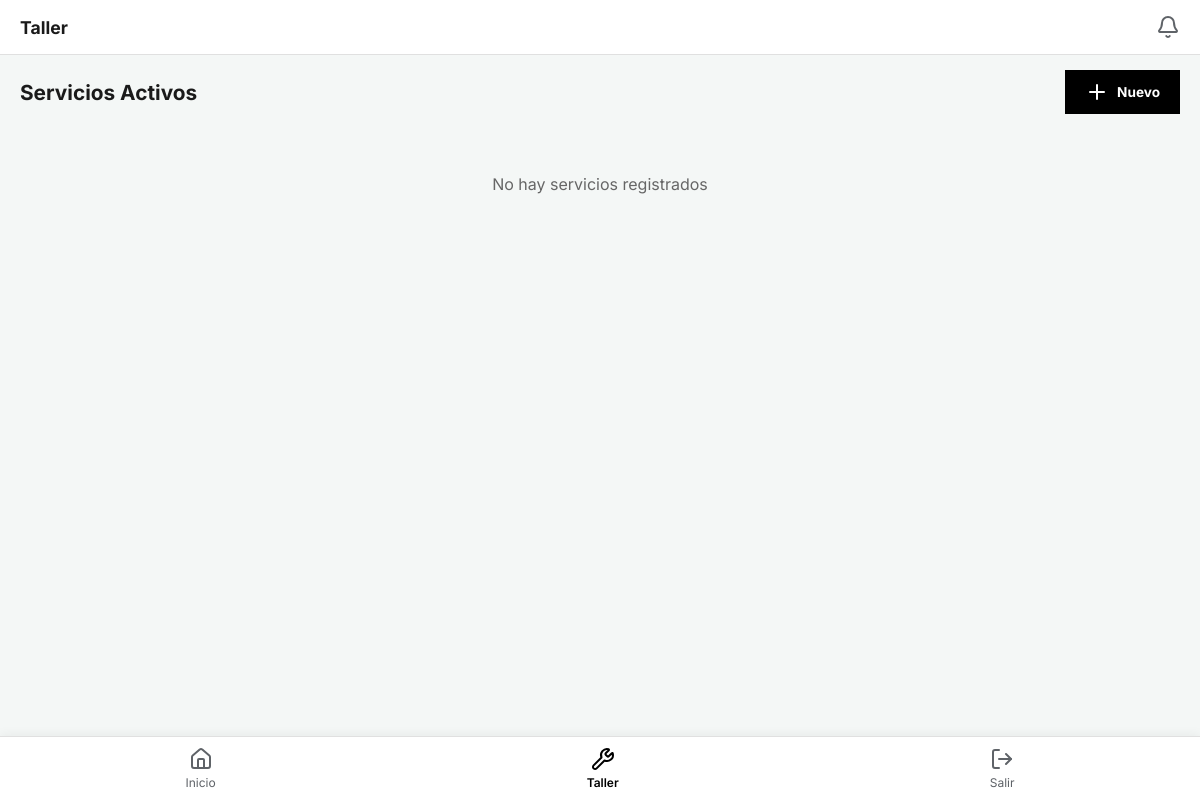
The page /staff/maintenance/ (signed in) on the database as committed earlier.
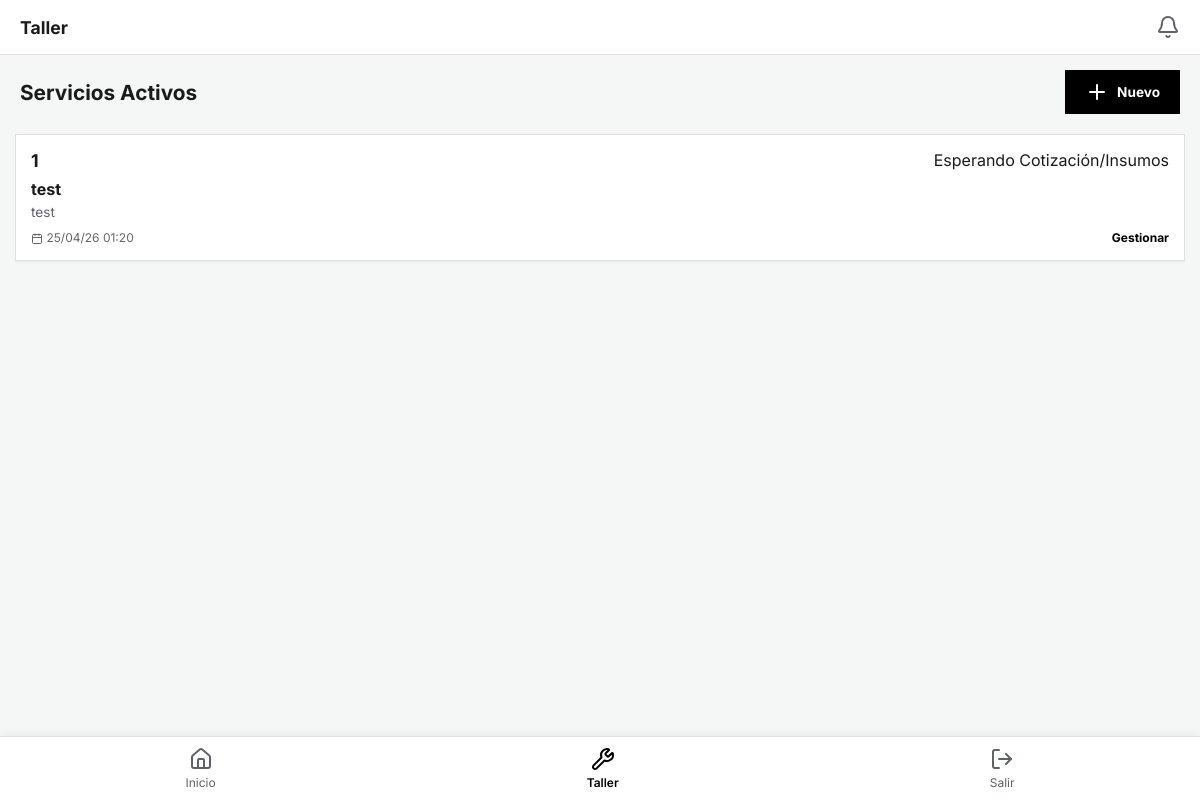
The same page on the database as committed later.
### home/models.py (models this page shows, shortened)
class MaintenanceService(models.Model):
    STATUS_CHOICES = [
        ('pendiente', 'Pendiente'),
        ('en_progreso', 'En Progreso'),
        ('esperando_insumos', 'Esperando Cotización/Insumos'),
        ('terminado', 'Terminado'),
    ]
    SERVICE_TYPES = [
        ('preventivo', 'Preventivo'),
        ('correctivo', 'Correctivo'),
    ]
    title = models.CharField(max_length=150, verbose_name="Título del Servicio")
    description = models.TextField(verbose_name="Descripción del Problema/Servicio")
    service_type = models.CharField(max_length=20, choices=SERVICE_TYPES, default='correctivo')
    status = models.CharField(max_length=30, choices=STATUS_CHOICES, default='pendiente')
    asset = models.ForeignKey('Asset', on_delete=models.CASCADE, related_name='services', verbose_name="Activo")
    reported_by = models.ForeignKey(settings.AUTH_USER_MODEL, on_delete=models.SET_NULL, null=True, related_name='reported_services')
    start_date = models.DateTimeField(null=True, blank=True, verbose_name="Fecha de Inicio")
    end_date = models.DateTimeField(null=True, blank=True, verbose_name="Fecha de Término")
    created_at = models.DateTimeField(auto_now_add=True)
    updated_at = models.DateTimeField(auto_now=True)
    class Meta:
        db_table = 'home_maintenance_service'
        ordering = ['-created_at']

class Asset(models.Model):
    ASSET_TYPE_CHOICES = [
        ('tracto', 'Tracto'),
        ('caja', 'Caja'),
    ]
    asset_type = models.CharField(
        max_length=10,
        choices=ASSET_TYPE_CHOICES,
        verbose_name="Tipo de Activo"
    )
    number = models.CharField(max_length=50, unique=True, verbose_name="Número Económico")
    observations = models.TextField(blank=True, null=True, verbose_name="Observaciones")
    created_at = models.DateTimeField(auto_now_add=True)
    updated_at = models.DateTimeField(auto_now=True)
    brand = models.CharField(max_length=100, blank=True, null=True, verbose_name="Marca")
    model_name = models.CharField(max_length=100, blank=True, null=True, verbose_name="Modelo")
    transmission = models.CharField(max_length=100, blank=True, null=True, verbose_name="Transmisión")
    operator = models.CharField(max_length=150, blank=True, null=True, verbose_name="Operador")
    operator_number = models.CharField(max_length=50, blank=True, null=True, verbose_name="Número de Operador")
    engine = models.CharField(max_length=100, blank=True, null=True, verbose_name="Motor")
    plates = models.CharField(max_length=20, blank=True, null=True, verbose_name="Placas")
    dimensions = models.CharField(max_length=100, blank=True, null=True, verbose_name="Dimensiones")
    state = models.CharField(max_length=100, blank=True, null=True, verbose_name="Estado")
    condition = models.CharField(max_length=100, blank=True, null=True, verbose_name="Condición")
    class Meta:
        verbose_name = "Activo"
        verbose_name_plural = "Activos"
        ordering = ['-created_at']

### staff/views.py (the view)
# urls.py: path('maintenance/', user_passes_test(is_staff_user)(views.staff_maintenance_list), name='maintenance_list'),
def staff_maintenance_list(request):
    active_services = maintenance_ctrl.get_active_services_for_staff()
    return render(request, 'maintenance/maintenance_list.html', {
        'services': active_services
    })

### staff/controllers/maintenance.py (called while the page is built)
def get_active_services_for_staff():
    return MaintenanceService.objects.select_related('asset').exclude(status='terminado').order_by('-created_at')

### staff/urls.py (called while the page is built)
def is_staff_user(user):
    return user.is_authenticated and user.role == 'staff'

### staff/templates/maintenance/maintenance_list.html (shortened to what this page needs)
{% extends 'mobile.html' %}
{% load static %}
{% block extra_css %}
<link rel="stylesheet" href="{% static 'css/staff_maintenance.css' %}">
{% endblock %}
{% block content %}
<div class="maintenance-header">
    <h2 class="maintenance-title">Servicios Activos</h2>
    <a href="{% url 'create_maintenance_service' %}" class="action-btn btn-primary">
        <i data-lucide="plus"></i> Nuevo
    </a>
</div>
<div class="maintenance-feed">
    {% for service in services %}
    <div class="metric-card no-roundness service-list-card">
        <div class="card-header-flex">
            <strong class="unit-number-text">{{ service.asset.number }}</strong>
            <span class="status-badge status-{{ service.status }}">
                {{ service.get_status_display }}
            </span>
        </div>
        <h4 class="service-card-title">{{ service.title }}</h4>
        <p class="service-card-desc">
            {{ service.description|truncatechars:90 }}
        </p>
        <div class="card-footer-flex">
            <span><i data-lucide="calendar" class="icon-small-inline"></i> {{ service.start_date|date:"d/m/y H:i" }}</span>
            <a href="#" class="manage-link">Gestionar</a>
        </div>
    </div>
    {% empty %}
    <div class="empty-state-container">
        <p>No hay servicios registrados</p>
    </div>
    {% endfor %}
</div>
{% endblock %}

Rows that differ between the two databases and show on the page:
added MaintenanceService: asset.number "1", status "Esperando Cotización/Insumos", title "test", description "test", start_date "25/04/26 01:20"
Other text that changed with them:
text no longer shown: "No hay servicios registrados"
